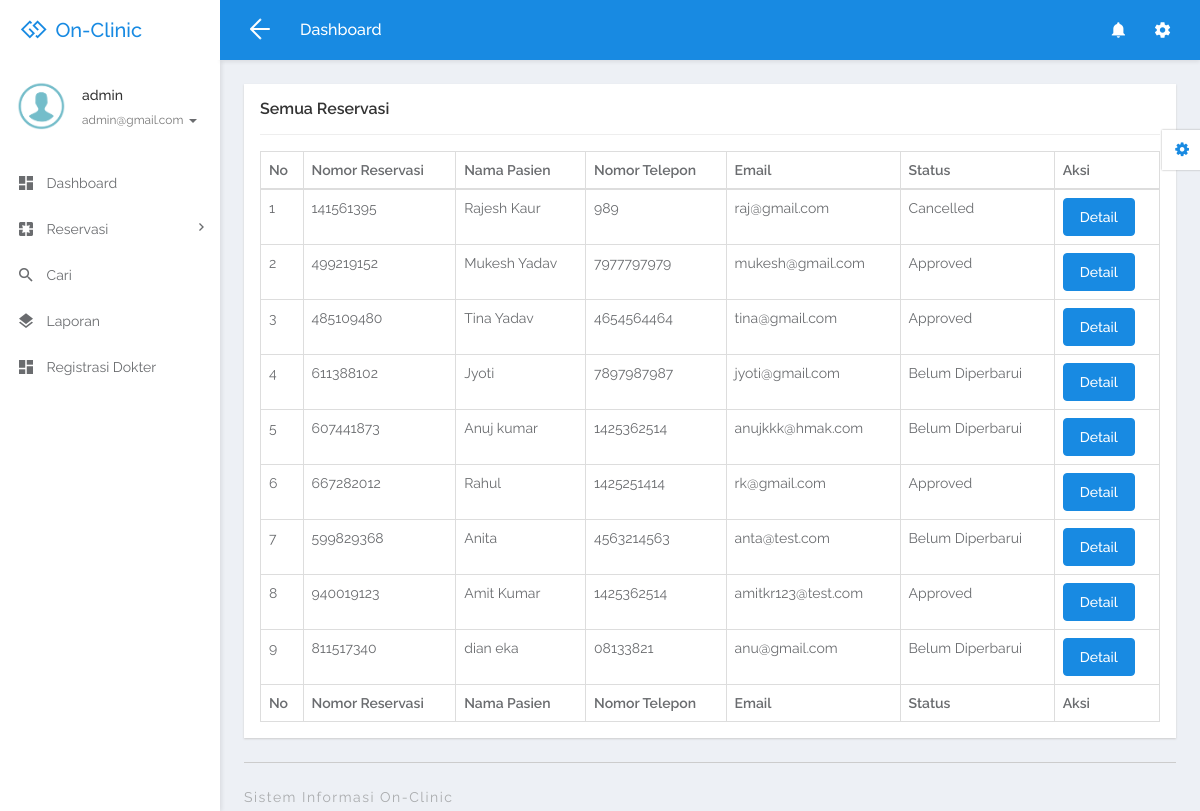
Page /admin/all-appointment.php (signed in) on the committed database.
### tables this page shows
CREATE TABLE `tblemployee` (
  `ID` int(11) NOT NULL,
  `Name` varchar(25) NOT NULL,
  `MobileNumber` varchar(13) NOT NULL,
  `email` varchar(25) NOT NULL,
  `password` varchar(100) DEFAULT NULL,
  `role` varchar(1) NOT NULL
);

CREATE TABLE `tblappointment` (
  `ID` int(10) NOT NULL,
  `AppointmentNumber` int(10) DEFAULT NULL,
  `Name` varchar(250) DEFAULT NULL,
  `MobileNumber` varchar(20) DEFAULT NULL,
  `Email` varchar(250) DEFAULT NULL,
  `AppointmentDate` date DEFAULT NULL,
  `AppointmentTime` time DEFAULT NULL,
  `Specialization` varchar(250) DEFAULT NULL,
  `Doctor` int(10) DEFAULT NULL,
  `Message` mediumtext DEFAULT NULL,
  `ApplyDate` timestamp NULL DEFAULT current_timestamp(),
  `Remark` varchar(250) DEFAULT NULL,
  `Status` varchar(250) DEFAULT NULL,
  `UpdationDate` timestamp NULL DEFAULT NULL ON UPDATE current_timestamp()
);

### admin/all-appointment.php (the view, shortened to what this page needs)
<?php
include('includes/dbconnection.php');
if (strlen($_SESSION['damsid'] == 0)) {
	header('location:logout.php');
} else {
?>
	<!DOCTYPE html>
	<html lang="en">
	<head>
		<link rel="stylesheet" href="libs/bower/font-awesome/css/font-awesome.min.css">
		<link rel="stylesheet" href="libs/bower/material-design-iconic-font/dist/css/material-design-iconic-font.css">
		<link rel="stylesheet" href="libs/bower/animate.css/animate.min.css">
		<link rel="stylesheet" href="libs/bower/fullcalendar/dist/fullcalendar.min.css">
		<link rel="stylesheet" href="libs/bower/perfect-scrollbar/css/perfect-scrollbar.css">
		<link rel="stylesheet" href="assets/css/bootstrap.css">
		<link rel="stylesheet" href="assets/css/core.css">
		<link rel="stylesheet" href="assets/css/app.css">
	</head>
	<body class="menubar-left menubar-unfold menubar-light theme-primary">
		<?php include_once('includes/header.php'); ?>
		<?php include_once('includes/sidebar.php'); ?>
		<main id="app-main" class="app-main">
			<div class="wrap">
				<section class="app-content">
					<div class="row">
						<div class="col-md-12">
							<div class="widget">
								<header class="widget-header">
									<h4 class="widget-title">Semua Reservasi</h4>
								</header>
								<hr class="widget-separator">
								<div class="widget-body">
									<div class="table-responsive">
										<table class="table table-bordered table-hover js-basic-example dataTable table-custom">
											<thead>
												<tr>
													<th>No</th>
													<th>Nomor Reservasi</th>
													<th>Nama Pasien</th>
													<th>Nomor Telepon</th>
													<th>Email</th>
													<th>Status</th>
													<th>Aksi</th>
												</tr>
											</thead>
											<tbody>
												<?php
												$sql = "SELECT * from tblappointment";
												$query = $dbh->prepare($sql);
												$query->execute();
												$results = $query->fetchAll(PDO::FETCH_OBJ);
												$cnt = 1;
												if ($query->rowCount() > 0) {
													foreach ($results as $row) {               ?>
														<tr>
															<td><?php echo htmlentities($cnt); ?></td>
															<td><?php echo htmlentities($row->AppointmentNumber); ?></td>
															<td><?php echo htmlentities($row->Name); ?></td>
															<td><?php echo htmlentities($row->MobileNumber); ?></td>
															<td><?php echo htmlentities($row->Email); ?></td>
															<?php if ($row->Status == "") { ?>
																<td><?php echo "Belum Diperbarui"; ?></td>
															<?php } else { ?> <td><?php echo htmlentities($row->Status); ?>
																</td>
															<?php } ?>
															<td><a href="view-appointment-detail.php?editid=<?php echo htmlentities($row->ID); ?>&&aptid=<?php echo htmlentities($row->AppointmentNumber); ?>" class="btn btn-primary">Detail</a></td>
														</tr>
												<?php $cnt = $cnt + 1;
													}
												} ?>
											</tbody>
											<tfoot>
												<tr>
													<th>No</th>
													<th>Nomor Reservasi</th>
													<th>Nama Pasien</th>
													<th>Nomor Telepon</th>
													<th>Email</th>
													<th>Status</th>
													<th>Aksi</th>
												</tr>
											</tfoot>
										</table>
									</div>
								</div>
							</div>
						</div>
					</div>
				</section>
			</div>
			<?php include_once('includes/footer.php'); ?>
		</main>
		<?php include_once('includes/customizer.php'); ?>
	</body>
	</html>
<?php }  ?>

### admin/includes/sidebar.php (shortened to what this page needs)
<aside id="menubar" class="menubar light">
  <div class="app-user">
    <div class="media">
      <div class="media-left">
        <div class="avatar avatar-md avatar-circle">
          <a href="javascript:void(0)"><img class="img-responsive" src="assets/images/images.png" alt="avatar" /></a>
        </div>
      </div>
      <div class="media-body">
        <div class="foldable">
          <?php
          $eid = $_SESSION['damsid'];
          $sql = "SELECT Name,email from tblemployee where ID=:eid";
          $query = $dbh->prepare($sql);
          $query->bindParam(':eid', $eid, PDO::PARAM_STR);
          $query->execute();
          $results = $query->fetchAll(PDO::FETCH_OBJ);
          foreach ($results as $row) {
            $email = $row->email;
            $fname = $row->Name;
          }   ?>
          <h5><a href="javascript:void(0)" class="username"><?php echo $fname; ?></a></h5>
          <ul>
            <li class="dropdown">
              <a href="javascript:void(0)" class="dropdown-toggle usertitle" data-toggle="dropdown" aria-haspopup="true" aria-expanded="false">
                <small><?php echo $email; ?></small>
                <span class="caret"></span>
              </a>
            </li>
          </ul>
        </div>
      </div>
    </div>
  </div>
  <div class="menubar-scroll">
    <div class="menubar-scroll-inner">
      <ul class="app-menu">
        <li class="has-submenu">
          <a href="dashboard.php">
            <i class="menu-icon zmdi zmdi-view-dashboard zmdi-hc-lg"></i>
            <span class="menu-text">Dashboard</span>
          </a>
        </li>
        <li class="has-submenu">
          <a href="javascript:void(0)" class="submenu-toggle">
            <i class="menu-icon zmdi zmdi-pages zmdi-hc-lg"></i>
            <span class="menu-text">Reservasi</span>
            <i class="menu-caret zmdi zmdi-hc-sm zmdi-chevron-right"></i>
          </a>
        </li>
        <li>
          <a href="search.php">
            <i class="menu-icon zmdi zmdi-search zmdi-hc-lg"></i>
            <span class="menu-text">Cari</span>
          </a>
        </li>
        <li>
          <a href="appointment-bwdates.php">
            <i class="menu-icon zmdi zmdi-layers zmdi-hc-lg"></i>
            <span class="menu-text">Laporan</span>
          </a>
        </li>
        <li>
          <a href="registrasi-dokter.php">
            <i class="menu-icon zmdi zmdi-view-dashboard zmdi-hc-lg"></i>
            <span class="menu-text">Registrasi Dokter</span>
          </a>
        </li>
      </ul>
    </div>
  </div>
</aside>

### rows in the picture
tblemployee: Name "admin", email "admin@gmail.com"
tblappointment: AppointmentNumber "141561395", Name "Rajesh Kaur", MobileNumber "989", Email "raj@gmail.com", Status "Cancelled"
tblappointment: AppointmentNumber "499219152", Name "Mukesh Yadav", MobileNumber "7977797979", Email "mukesh@gmail.com", Status "Approved"
tblappointment: AppointmentNumber "485109480", Name "Tina Yadav", MobileNumber "4654564464", Email "tina@gmail.com", Status "Approved"
tblappointment: AppointmentNumber "611388102", Name "Jyoti", MobileNumber "7897987987", Email "jyoti@gmail.com", shows "Belum Diperbarui"
tblappointment: AppointmentNumber "607441873", Name "Anuj kumar", MobileNumber "1425362514", Email "anujkkk@hmak.com", shows "Belum Diperbarui"
tblappointment: AppointmentNumber "667282012", Name "Rahul", MobileNumber "1425251414", Email "rk@gmail.com", Status "Approved"
tblappointment: AppointmentNumber "599829368", Name "Anita", MobileNumber "4563214563", Email "anta@test.com", shows "Belum Diperbarui"
tblappointment: AppointmentNumber "940019123", Name "Amit Kumar", MobileNumber "1425362514", Email "amitkr123@test.com", Status "Approved"
tblappointment: AppointmentNumber "811517340", Name "dian eka", MobileNumber "08133821", Email "anu@gmail.com", shows "Belum Diperbarui"
